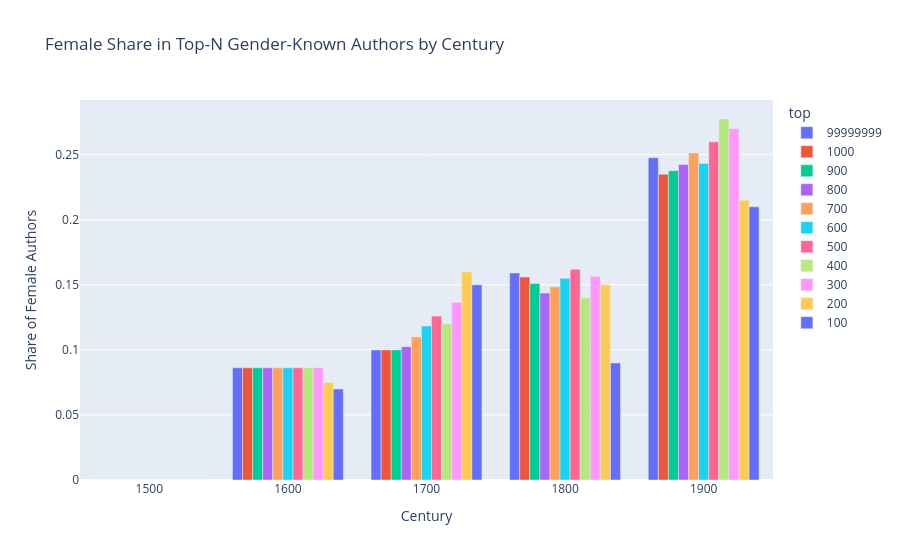

Notebook cell for this chart:
### Markdown cell above
# Additional Analyses

### Code cell
data['century'] = (data['GND_birth'] // 100) * 100
top_ranks = [99999999, 1000, 900, 800, 700, 600, 500, 400, 300, 200, 100]

results = []

for century in sorted(data['century'].unique()):
    data_cent = data[data['century'] == century].query("GND_gender == 'male' or GND_gender == 'female'")
    
    for top in top_ranks:
        data_top = data_cent.nsmallest(top, 'canonicity_score_rank')
        
        all_count = data_top.shape[0]
        male_count = (data_top['GND_gender'] == 'male').sum()
        female_count = (data_top['GND_gender'] == 'female').sum()
        
        results.append({
            'century': century,
            'top': str(top),
            'all_count': all_count,
            'male_count': male_count,
            'female_count': female_count
        })

results_df = pd.DataFrame(results)
results_df['male_share'] = results_df['male_count'] / results_df['all_count']
results_df['female_share'] = results_df['female_count'] / results_df['all_count']

fig = px.bar(
    results_df,
    x='century',
    y='female_share',
    color='top',
    barmode='group',
    labels={'female_share': 'Share of Female Authors', 'century': 'Century'},
    title='Female Share in Top-N Gender-Known Authors by Century'
)

fig.show()

### Figure 1 — Plotly figure (JSON) as saved in the notebook; plotly's stock layout.template omitted (floating-point values rounded to 4 significant figures)
{"data": [{"alignmentgroup": "True", "hovertemplate": "top=99999999<br>Century=%{x}<br>Share of Female Authors=%{y}<extra></extra>", "legendgroup": "99999999", "marker": {"color": "#636efa", "pattern": {"shape": ""}}, "name": "99999999", "offsetgroup": "99999999", "orientation": "v", "showlegend": true, "textposition": "auto", "type": "bar", "x": [1500, 1600, 1700, 1800, 1900], "xaxis": "x", "y": [0, 0.08627, 0.1, 0.1592, 0.2477], "yaxis": "y"}, {"alignmentgroup": "True", "hovertemplate": "top=1000<br>Century=%{x}<br>Share of Female Authors=%{y}<extra></extra>", "legendgroup": "1000", "marker": {"color": "#EF553B", "pattern": {"shape": ""}}, "name": "1000", "offsetgroup": "1000", "orientation": "v", "showlegend": true, "textposition": "auto", "type": "bar", "x": [1500, 1600, 1700, 1800, 1900], "xaxis": "x", "y": [0, 0.08627, 0.1, 0.156, 0.235], "yaxis": "y"}, {"alignmentgroup": "True", "hovertemplate": "top=900<br>Century=%{x}<br>Share of Female Authors=%{y}<extra></extra>", "legendgroup": "900", "marker": {"color": "#00cc96", "pattern": {"shape": ""}}, "name": "900", "offsetgroup": "900", "orientation": "v", "showlegend": true, "textposition": "auto", "type": "bar", "x": [1500, 1600, 1700, 1800, 1900], "xaxis": "x", "y": [0, 0.08627, 0.1, 0.1511, 0.2378], "yaxis": "y"}, {"alignmentgroup": "True", "hovertemplate": "top=800<br>Century=%{x}<br>Share of Female Authors=%{y}<extra></extra>", "legendgroup": "800", "marker": {"color": "#ab63fa", "pattern": {"shape": ""}}, "name": "800", "offsetgroup": "800", "orientation": "v", "showlegend": true, "textposition": "auto", "type": "bar", "x": [1500, 1600, 1700, 1800, 1900], "xaxis": "x", "y": [0, 0.08627, 0.1025, 0.1437, 0.2425], "yaxis": "y"}, {"alignmentgroup": "True", "hovertemplate": "top=700<br>Century=%{x}<br>Share of Female Authors=%{y}<extra></extra>", "legendgroup": "700", "marker": {"color": "#FFA15A", "pattern": {"shape": ""}}, "name": "700", "offsetgroup": "700", "orientation": "v", "showlegend": true, "textposition": "auto", "type": "bar", "x": [1500, 1600, 1700, 1800, 1900], "xaxis": "x", "y": [0, 0.08627, 0.11, 0.1486, 0.2514], "yaxis": "y"}, {"alignmentgroup": "True", "hovertemplate": "top=600<br>Century=%{x}<br>Share of Female Authors=%{y}<extra></extra>", "legendgroup": "600", "marker": {"color": "#19d3f3", "pattern": {"shape": ""}}, "name": "600", "offsetgroup": "600", "orientation": "v", "showlegend": true, "textposition": "auto", "type": "bar", "x": [1500, 1600, 1700, 1800, 1900], "xaxis": "x", "y": [0, 0.08627, 0.1183, 0.155, 0.2433], "yaxis": "y"}, {"alignmentgroup": "True", "hovertemplate": "top=500<br>Century=%{x}<br>Share of Female Authors=%{y}<extra></extra>", "legendgroup": "500", "marker": {"color": "#FF6692", "pattern": {"shape": ""}}, "name": "500", "offsetgroup": "500", "orientation": "v", "showlegend": true, "textposition": "auto", "type": "bar", "x": [1500, 1600, 1700, 1800, 1900], "xaxis": "x", "y": [0, 0.08627, 0.126, 0.162, 0.26], "yaxis": "y"}, {"alignmentgroup": "True", "hovertemplate": "top=400<br>Century=%{x}<br>Share of Female Authors=%{y}<extra></extra>", "legendgroup": "400", "marker": {"color": "#B6E880", "pattern": {"shape": ""}}, "name": "400", "offsetgroup": "400", "orientation": "v", "showlegend": true, "textposition": "auto", "type": "bar", "x": [1500, 1600, 1700, 1800, 1900], "xaxis": "x", "y": [0, 0.08627, 0.12, 0.14, 0.2775], "yaxis": "y"}, {"alignmentgroup": "True", "hovertemplate": "top=300<br>Century=%{x}<br>Share of Female Authors=%{y}<extra></extra>", "legendgroup": "300", "marker": {"color": "#FF97FF", "pattern": {"shape": ""}}, "name": "300", "offsetgroup": "300", "orientation": "v", "showlegend": true, "textposition": "auto", "type": "bar", "x": [1500, 1600, 1700, 1800, 1900], "xaxis": "x", "y": [0, 0.08627, 0.1367, 0.1567, 0.27], "yaxis": "y"}, {"alignmentgroup": "True", "hovertemplate": "top=200<br>Century=%{x}<br>Share of Female Authors=%{y}<extra></extra>", "legendgroup": "200", "marker": {"color": "#FECB52", "pattern": {"shape": ""}}, "name": "200", "offsetgroup": "200", "orientation": "v", "showlegend": true, "textposition": "auto", "type": "bar", "x": [1500, 1600, 1700, 1800, 1900], "xaxis": "x", "y": [0, 0.075, 0.16, 0.15, 0.215], "yaxis": "y"}, {"alignmentgroup": "True", "hovertemplate": "top=100<br>Century=%{x}<br>Share of Female Authors=%{y}<extra></extra>", "legendgroup": "100", "marker": {"color": "#636efa", "pattern": {"shape": ""}}, "name": "100", "offsetgroup": "100", "orientation": "v", "showlegend": true, "textposition": "auto", "type": "bar", "x": [1500, 1600, 1700, 1800, 1900], "xaxis": "x", "y": [0, 0.07, 0.15, 0.09, 0.21], "yaxis": "y"}], "layout": {"barmode": "group", "legend": {"title": {"text": "top"}, "tracegroupgap": 0}, "title": {"text": "Female Share in Top-N Gender-Known Authors by Century"}, "xaxis": {"anchor": "y", "domain": [0, 1], "title": {"text": "Century"}}, "yaxis": {"anchor": "x", "domain": [0, 1], "title": {"text": "Share of Female Authors"}}}}
